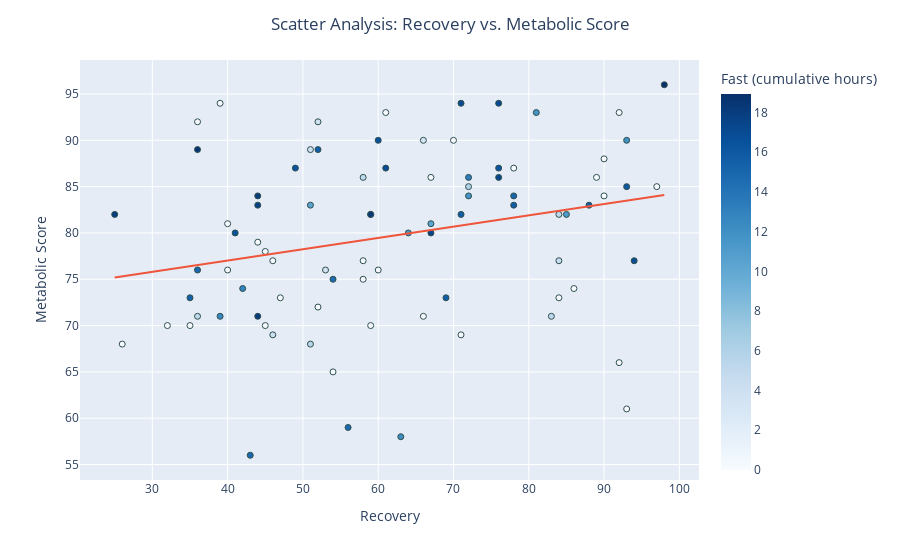

Notebook source saved alongside this figure:
### Code cell
fig = pt.plotly_scatter(dataset=rm_outliers, 
                        x_selection="Recovery",
                        y_selection="Metabolic Score",
                        color_selection="Fast (cumulative hours)",
                        hover=[rm_outliers.index]
                       )
fig.show()

### Figure 1 — Plotly figure (JSON) as saved in the notebook; plotly's stock layout.template omitted (floating-point values rounded to 4 significant figures)
{"data": [{"customdata": [[0], [1], [2], [3], [4], [5], [6], [7], [8], [9], [10], [11], [12], [13], [14], [15], [16], [17], [18], [19], [20], [21], [22], [23], [24], [25], [26], [27], [28], [29], [30], [31], [32], [33], [34], [35], [36], [37], [38], [39], [40], [41], [42], [43], [44], [45], [46], [47], [48], [49], [50], [51], [52], [53], [54], [55], [56], [57], [58], [59], [60], [61], [62], [63], [64], [65], [66], [67], [68], [69], [70], [71], [72], [73], [74], [75], [76], [77], [78], [79], [80], [81], [82], [83], [84], [85], [86], [87], [88], [89], [90], [91], [92], [93], [94], [95], [96], [97], [98], [99], [100], [101], [102], [103], [104], [105], [106], [107], [108], [109], [110]], "hovertemplate": "Recovery=%{x}<br>Metabolic Score=%{y}<br>index=%{customdata[0]}<br>Fast (cumulative hours)=%{marker.color}<extra></extra>", "legendgroup": "", "marker": {"color": [12.18, 0, 3.5, 14.97, 15.5, 11.5, 0, 0, 5, 0, 5.5, 0, 0, 4.5, 4, 15.75, 10.25, 0, 0, 0, 0, 0, 0, 0, 0, 0, 0, 0, 0, 0, 0, 0, 0, 0, 0, 0, 0, 0, 0, 0, 0, 0, 0, 0, 0, 0, 0, 0, 0, 0, 0, 0, 0, 5, 14.83, 14.83, 18.17, 15.35, 18.17, 17.48, 16.85, 16.57, 12.97, 5, 18.5, 14.6, 18.1, 15.57, 16.5, 15.63, 15, 17.05, 16.37, 18.27, 11.93, 5, 17.63, 13.43, 12.52, 0, 0, 6, 16, 11.18, 0, 0, 0, 0, 4, 10.33, 0, 0, 0, 4, 15.6, 16.52, 17, 11.75, 11.5, 0, 4.5, 17.03, 17.33, 11.63, 0, 0, 0, 0, 3, 18.93, 11.67], "coloraxis": "coloraxis", "line": {"color": "DarkSlateGrey", "width": 1}, "symbol": "circle"}, "mode": "markers", "name": "", "orientation": "v", "showlegend": false, "type": "scatter", "x": [63, 26, 53, 36, 69, 64, 45, 52, 84, 71, 51, 84, 93, 84, 46, 78, 67, 92, 40, 58, 66, 86, 44, 88, 59, 35, 57, 92, 57, 74, 31, 89, 56, 31, 47, 54, 74, 68, 76, 45, 49, 62, 88, 60, 54, 44, 59, 59, 46, 35, 47, 32, 45, 83, 56, 43, 25, 35, 44, 67, 94, 41, 42, 36, 36, 54, 44, 71, 49, 88, 78, 76, 76, 59, 93, 58, 44, 72, 39, 67, 61, 72, 93, 85, 90, 90, 78, 92, 51, 51, 40, 58, 89, 52, 52, 60, 61, 49, 49, 42, 51, 71, 76, 72, 97, 70, 36, 39, 66, 98, 81], "xaxis": "x", "y": [58, 68, 76, 76, 73, 80, 78, 72, 82, 69, 68, 73, 61, 77, 69, 83, 81, 66, 76, 77, 71, 74, null, null, null, null, null, null, null, null, null, null, null, null, null, null, null, null, null, null, null, null, null, 76, 65, 79, 82, 70, 77, 70, 73, 70, 70, 71, 59, 56, 82, 73, 71, 80, 77, 80, 74, 71, 89, 75, 84, 82, 87, 83, 84, 94, 87, 82, 90, 86, 83, 86, 71, 86, 93, 85, 85, 82, 84, 88, 87, 93, 89, 83, 81, 75, 86, 92, 89, 90, 87, null, null, null, null, 94, 86, 84, 85, 90, 92, 94, 90, 96, 93], "yaxis": "y"}, {"hovertemplate": "<b>OLS trendline</b><br>Metabolic Score = 0.121811 * Recovery + 72.1573<br>R<sup>2</sup>=0.066380<br><br>Recovery=%{x}<br>Metabolic Score=%{y} <b>(trend)</b><extra></extra>", "legendgroup": "", "marker": {"line": {"color": "DarkSlateGrey", "width": 1}, "symbol": "circle"}, "mode": "lines", "name": "", "showlegend": false, "type": "scatter", "x": [25, 26, 32, 35, 35, 36, 36, 36, 36, 39, 39, 40, 40, 41, 42, 43, 44, 44, 44, 44, 45, 45, 46, 46, 47, 49, 51, 51, 51, 52, 52, 52, 53, 54, 54, 56, 58, 58, 58, 59, 59, 59, 60, 60, 61, 61, 63, 64, 66, 66, 67, 67, 67, 69, 70, 71, 71, 71, 72, 72, 72, 76, 76, 76, 78, 78, 78, 81, 83, 84, 84, 84, 85, 86, 88, 89, 90, 90, 92, 92, 93, 93, 93, 94, 97, 98], "xaxis": "x", "y": [75.2, 75.32, 76.06, 76.42, 76.42, 76.54, 76.54, 76.54, 76.54, 76.91, 76.91, 77.03, 77.03, 77.15, 77.27, 77.4, 77.52, 77.52, 77.52, 77.52, 77.64, 77.64, 77.76, 77.76, 77.88, 78.13, 78.37, 78.37, 78.37, 78.49, 78.49, 78.49, 78.61, 78.74, 78.74, 78.98, 79.22, 79.22, 79.22, 79.34, 79.34, 79.34, 79.47, 79.47, 79.59, 79.59, 79.83, 79.95, 80.2, 80.2, 80.32, 80.32, 80.32, 80.56, 80.68, 80.81, 80.81, 80.81, 80.93, 80.93, 80.93, 81.41, 81.41, 81.41, 81.66, 81.66, 81.66, 82.02, 82.27, 82.39, 82.39, 82.39, 82.51, 82.63, 82.88, 83.0, 83.12, 83.12, 83.36, 83.36, 83.49, 83.49, 83.49, 83.61, 83.97, 84.09], "yaxis": "y"}], "layout": {"autosize": true, "coloraxis": {"colorbar": {"title": {"text": "Fast (cumulative hours)"}}, "colorscale": [[0, "rgb(247,251,255)"], [0.125, "rgb(222,235,247)"], [0.25, "rgb(198,219,239)"], [0.375, "rgb(158,202,225)"], [0.5, "rgb(107,174,214)"], [0.625, "rgb(66,146,198)"], [0.75, "rgb(33,113,181)"], [0.875, "rgb(8,81,156)"], [1, "rgb(8,48,107)"]]}, "legend": {"tracegroupgap": 0}, "margin": {"t": 60}, "title": {"text": "Scatter Analysis: Recovery vs. Metabolic Score", "x": 0.5}, "xaxis": {"anchor": "y", "autorange": true, "domain": [0, 1], "range": [20.57, 102.4], "title": {"text": "Recovery"}, "type": "linear"}, "yaxis": {"anchor": "x", "autorange": true, "domain": [0, 1], "range": [53.16, 98.84], "title": {"text": "Metabolic Score"}, "type": "linear"}}}
